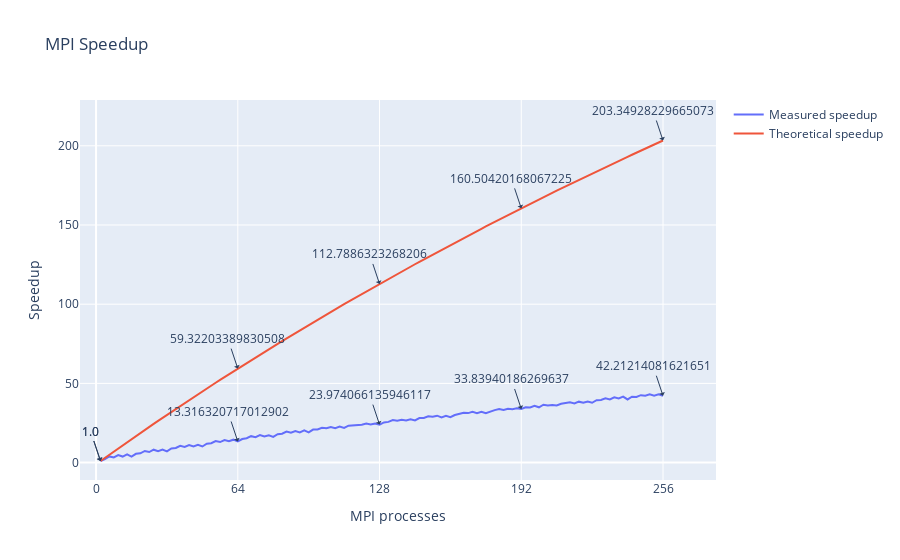

The code cell stored with this chart in its notebook:
### Markdown cell above
### Determining the speed up

### Code cell
# Create a line for Real time
fig = go.Figure()
fig.add_trace(go.Scatter(x=df['MPI processes'], y=df['Speedup'], mode='lines', name='Measured speedup'))

# Create a line for Theoretical time
fig.add_trace(go.Scatter(x=df['MPI processes'], y=df['theoretical_speedup'], mode='lines', name='Theoretical speedup'))

total_processes = df['MPI processes'].max()
quarter_points = [int(total_processes / 4) * i for i in range(5)]  # [0, 1/4, 2/4, 3/4, 1]

# Set the x-axis tick marks and labels
fig.update_xaxes(
    tickvals=quarter_points,
    ticktext=[f'{int(p)}' for p in quarter_points]  # You can customize the format of the labels
)

# Annotate the quarter points with y-axis labels for both Real time and Theoretical time
for x in quarter_points:
    # Find the nearest MPI processes value to the quarter point for Real time
    nearest_idx_real = np.abs(df['MPI processes'] - x).idxmin()
    nearest_mpi_processes_real = df.loc[nearest_idx_real, 'MPI processes']
    nearest_real_time = df.loc[nearest_idx_real, 'Speedup']
    fig.add_annotation(x=nearest_mpi_processes_real, y=nearest_real_time, text=str(nearest_real_time), showarrow=True, arrowhead=1)

    # Find the nearest MPI processes value to the quarter point for Theoretical time
    nearest_idx_theoretical = np.abs(df['MPI processes'] - x).idxmin()
    nearest_mpi_processes_theoretical = df.loc[nearest_idx_theoretical, 'MPI processes']
    nearest_theoretical_time = df.loc[nearest_idx_theoretical, 'theoretical_speedup']
    fig.add_annotation(x=nearest_mpi_processes_theoretical, y=nearest_theoretical_time, text=str(nearest_theoretical_time), showarrow=True, arrowhead=1)

fig.update_layout(
    title="MPI Speedup",
    xaxis_title="MPI processes",
    yaxis_title="Speedup"
)
# Show the plot
fig.show()

### Figure 1 — Plotly figure (JSON) as saved in the notebook; plotly's stock layout.template omitted (floating-point values rounded to 4 significant figures)
{"data": [{"mode": "lines", "name": "Measured speedup", "type": "scatter", "x": [2, 4, 6, 8, 10, 12, 14, 16, 18, 20, 22, 24, 26, 28, 30, 32, 34, 36, 38, 40, 42, 44, 46, 48, 50, 52, 54, 56, 58, 60, 62, 64, 66, 68, 70, 72, 74, 76, 78, 80, 82, 84, 86, 88, 90, 92, 94, 96, 98, 100, 102, 104, 106, 108, 110, 112, 114, 116, 118, 120, 122, 124, 126, 128, 130, 132, 134, 136, 138, 140, 142, 144, 146, 148, 150, 152, 154, 156, 158, 160, 162, 164, 166, 168, 170, 172, 174, 176, 178, 180, 182, 184, 186, 188, 190, 192, 194, 196, 198, 200, 202, 204, 206, 208, 210, 212, 214, 216, 218, 220, 222, 224, 226, 228, 230, 232, 234, 236, 238, 240, 242, 244, 246, 248, 250, 252, 254, 256], "y": [1, 2.135, 3.883, 3.278, 4.782, 3.802, 5.169, 3.819, 5.524, 5.835, 7.352, 6.651, 8.139, 7.232, 8.18, 7.037, 8.872, 9.219, 10.57, 9.896, 11.11, 10.22, 11.23, 10.16, 11.91, 12.22, 13.54, 12.96, 14.26, 13.46, 14.45, 13.32, 14.89, 15.39, 16.68, 16.08, 17.35, 16.45, 17.21, 16.26, 17.89, 18.26, 19.57, 18.84, 19.88, 19.09, 20.3, 19.03, 20.82, 20.89, 21.93, 21.65, 22.46, 21.72, 22.7, 21.86, 23.29, 23.42, 23.81, 23.85, 24.6, 23.99, 24.64, 23.97, 25.35, 25.7, 26.87, 26.36, 26.96, 26.63, 27.3, 26.57, 28.09, 28.15, 29.27, 28.99, 29.61, 28.51, 29.58, 28.7, 30.05, 30.66, 31.43, 31.24, 32.03, 31.25, 32.11, 31.16, 32.24, 33.12, 33.86, 33.22, 34.03, 33.71, 34.25, 33.84, 34.93, 34.86, 35.91, 34.91, 36.54, 36.02, 36.38, 36.07, 37.17, 37.68, 38.02, 37.37, 38.46, 37.77, 38.6, 37.78, 39.39, 39.51, 40.56, 39.9, 41.2, 40.48, 41.62, 39.86, 41.56, 41.43, 42.56, 42.15, 43.05, 42.24, 43.06, 42.21]}, {"mode": "lines", "name": "Theoretical speedup", "type": "scatter", "x": [2, 4, 6, 8, 10, 12, 14, 16, 18, 20, 22, 24, 26, 28, 30, 32, 34, 36, 38, 40, 42, 44, 46, 48, 50, 52, 54, 56, 58, 60, 62, 64, 66, 68, 70, 72, 74, 76, 78, 80, 82, 84, 86, 88, 90, 92, 94, 96, 98, 100, 102, 104, 106, 108, 110, 112, 114, 116, 118, 120, 122, 124, 126, 128, 130, 132, 134, 136, 138, 140, 142, 144, 146, 148, 150, 152, 154, 156, 158, 160, 162, 164, 166, 168, 170, 172, 174, 176, 178, 180, 182, 184, 186, 188, 190, 192, 194, 196, 198, 200, 202, 204, 206, 208, 210, 212, 214, 216, 218, 220, 222, 224, 226, 228, 230, 232, 234, 236, 238, 240, 242, 244, 246, 248, 250, 252, 254, 256], "y": [1, 2.994, 4.98, 6.958, 8.929, 10.89, 12.85, 14.79, 16.73, 18.66, 20.59, 22.5, 24.41, 26.32, 28.21, 30.1, 31.98, 33.85, 35.71, 37.57, 39.42, 41.27, 43.1, 44.93, 46.76, 48.57, 50.38, 52.18, 53.98, 55.77, 57.55, 59.32, 61.09, 62.85, 64.61, 66.36, 68.1, 69.83, 71.56, 73.28, 75, 76.71, 78.41, 80.11, 81.8, 83.49, 85.16, 86.84, 88.5, 90.16, 91.82, 93.47, 95.11, 96.75, 98.38, 100.0, 101.6, 103.2, 104.8, 106.4, 108.0, 109.6, 111.2, 112.8, 114.4, 115.9, 117.5, 119.0, 120.6, 122.1, 123.7, 125.2, 126.7, 128.3, 129.8, 131.3, 132.8, 134.3, 135.8, 137.3, 138.8, 140.3, 141.8, 143.2, 144.7, 146.2, 147.6, 149.1, 150.5, 152.0, 153.4, 154.8, 156.2, 157.7, 159.1, 160.5, 161.9, 163.3, 164.7, 166.1, 167.5, 168.9, 170.3, 171.6, 173.0, 174.4, 175.7, 177.1, 178.5, 179.8, 181.1, 182.5, 183.8, 185.2, 186.5, 187.8, 189.1, 190.4, 191.7, 193.1, 194.4, 195.7, 196.9, 198.2, 199.5, 200.8, 202.1, 203.3]}], "layout": {"annotations": [{"arrowhead": 1, "showarrow": true, "text": "1.0", "x": 2, "y": 1}, {"arrowhead": 1, "showarrow": true, "text": "1.0", "x": 2, "y": 1}, {"arrowhead": 1, "showarrow": true, "text": "13.316320717012902", "x": 64, "y": 13.32}, {"arrowhead": 1, "showarrow": true, "text": "59.32203389830508", "x": 64, "y": 59.32}, {"arrowhead": 1, "showarrow": true, "text": "23.974066135946117", "x": 128, "y": 23.97}, {"arrowhead": 1, "showarrow": true, "text": "112.7886323268206", "x": 128, "y": 112.8}, {"arrowhead": 1, "showarrow": true, "text": "33.83940186269637", "x": 192, "y": 33.84}, {"arrowhead": 1, "showarrow": true, "text": "160.50420168067225", "x": 192, "y": 160.5}, {"arrowhead": 1, "showarrow": true, "text": "42.21214081621651", "x": 256, "y": 42.21}, {"arrowhead": 1, "showarrow": true, "text": "203.34928229665073", "x": 256, "y": 203.3}], "title": {"text": "MPI Speedup"}, "xaxis": {"ticktext": ["0", "64", "128", "192", "256"], "tickvals": [0, 64, 128, 192, 256], "title": {"text": "MPI processes"}}, "yaxis": {"title": {"text": "Speedup"}}}}
